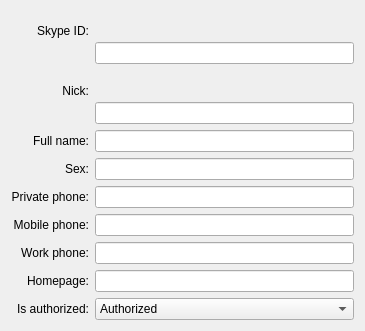
<ui version="4.0" >
 <class>SkypeDetailsBase</class>
 <widget class="QWidget" name="SkypeDetailsBase" >
  <property name="geometry" >
   <rect>
    <x>0</x>
    <y>0</y>
    <width>365</width>
    <height>331</height>
   </rect>
  </property>
  <property name="windowTitle" >
   <string>User's Details</string>
  </property>
  <layout class="QGridLayout" >
   <item row="0" column="0" >
    <widget class="QLabel" name="textLabel1" >
     <property name="text" >
      <string>Skype ID:</string>
     </property>
     <property name="alignment" >
      <set>Qt::AlignRight|Qt::AlignTrailing|Qt::AlignVCenter</set>
     </property>
     <property name="wordWrap" >
      <bool>false</bool>
     </property>
    </widget>
   </item>
   <item rowspan="2" row="0" column="1" >
    <widget class="QLineEdit" name="idEdit" >
     <property name="readOnly" >
      <bool>true</bool>
     </property>
    </widget>
   </item>
   <item row="5" column="1" >
    <widget class="QLineEdit" name="privatePhoneEdit" >
     <property name="readOnly" >
      <bool>true</bool>
     </property>
    </widget>
   </item>
   <item row="9" column="1" >
    <widget class="QComboBox" name="authorCombo" >
     <item>
      <property name="text" >
       <string>Authorized</string>
      </property>
     </item>
     <item>
      <property name="text" >
       <string>Not Authorized</string>
      </property>
     </item>
     <item>
      <property name="text" >
       <string>Blocked</string>
      </property>
     </item>
    </widget>
   </item>
   <item row="6" column="0" >
    <widget class="QLabel" name="textLabel5" >
     <property name="text" >
      <string>Mobile phone:</string>
     </property>
     <property name="alignment" >
      <set>Qt::AlignRight|Qt::AlignTrailing|Qt::AlignVCenter</set>
     </property>
     <property name="wordWrap" >
      <bool>false</bool>
     </property>
    </widget>
   </item>
   <item row="7" column="0" >
    <widget class="QLabel" name="textLabel6" >
     <property name="text" >
      <string>Work phone:</string>
     </property>
     <property name="alignment" >
      <set>Qt::AlignRight|Qt::AlignTrailing|Qt::AlignVCenter</set>
     </property>
     <property name="wordWrap" >
      <bool>false</bool>
     </property>
    </widget>
   </item>
   <item row="8" column="1" >
    <widget class="QLineEdit" name="homepageEdit" >
     <property name="readOnly" >
      <bool>true</bool>
     </property>
    </widget>
   </item>
   <item row="5" column="0" >
    <widget class="QLabel" name="textLabel4" >
     <property name="text" >
      <string>Private phone:</string>
     </property>
     <property name="alignment" >
      <set>Qt::AlignRight|Qt::AlignTrailing|Qt::AlignVCenter</set>
     </property>
     <property name="wordWrap" >
      <bool>false</bool>
     </property>
    </widget>
   </item>
   <item row="9" column="0" >
    <widget class="QLabel" name="textLabel7" >
     <property name="text" >
      <string>Is authorized:</string>
     </property>
     <property name="alignment" >
      <set>Qt::AlignRight|Qt::AlignTrailing|Qt::AlignVCenter</set>
     </property>
     <property name="wordWrap" >
      <bool>false</bool>
     </property>
    </widget>
   </item>
   <item row="6" column="1" >
    <widget class="QLineEdit" name="mobilePhoneEdit" >
     <property name="readOnly" >
      <bool>true</bool>
     </property>
    </widget>
   </item>
   <item row="7" column="1" >
    <widget class="QLineEdit" name="workPhoneEdit" >
     <property name="readOnly" >
      <bool>true</bool>
     </property>
    </widget>
   </item>
   <item rowspan="2" row="1" column="0" >
    <widget class="QLabel" name="textLabel2" >
     <property name="text" >
      <string>Nick:</string>
     </property>
     <property name="alignment" >
      <set>Qt::AlignRight|Qt::AlignTrailing|Qt::AlignVCenter</set>
     </property>
     <property name="wordWrap" >
      <bool>false</bool>
     </property>
    </widget>
   </item>
   <item row="3" column="1" >
    <widget class="QLineEdit" name="nameEdit" >
     <property name="readOnly" >
      <bool>true</bool>
     </property>
    </widget>
   </item>
   <item row="2" column="1" >
    <widget class="QLineEdit" name="nickEdit" >
     <property name="readOnly" >
      <bool>true</bool>
     </property>
    </widget>
   </item>
   <item row="3" column="0" >
    <widget class="QLabel" name="textLabel3" >
     <property name="text" >
      <string>Full name:</string>
     </property>
     <property name="alignment" >
      <set>Qt::AlignRight|Qt::AlignTrailing|Qt::AlignVCenter</set>
     </property>
     <property name="wordWrap" >
      <bool>false</bool>
     </property>
    </widget>
   </item>
   <item row="8" column="0" >
    <widget class="QLabel" name="textLabel1_2" >
     <property name="text" >
      <string>Homepage:</string>
     </property>
     <property name="alignment" >
      <set>Qt::AlignRight|Qt::AlignTrailing|Qt::AlignVCenter</set>
     </property>
     <property name="wordWrap" >
      <bool>false</bool>
     </property>
    </widget>
   </item>
   <item row="4" column="0" >
    <widget class="QLabel" name="textLabel1_3" >
     <property name="text" >
      <string>Sex:</string>
     </property>
     <property name="alignment" >
      <set>Qt::AlignRight|Qt::AlignTrailing|Qt::AlignVCenter</set>
     </property>
     <property name="wordWrap" >
      <bool>false</bool>
     </property>
    </widget>
   </item>
   <item row="4" column="1" >
    <widget class="QLineEdit" name="sexEdit" >
     <property name="readOnly" >
      <bool>true</bool>
     </property>
    </widget>
   </item>
  </layout>
 </widget>
 <resources/>
 <connections/>
</ui>
